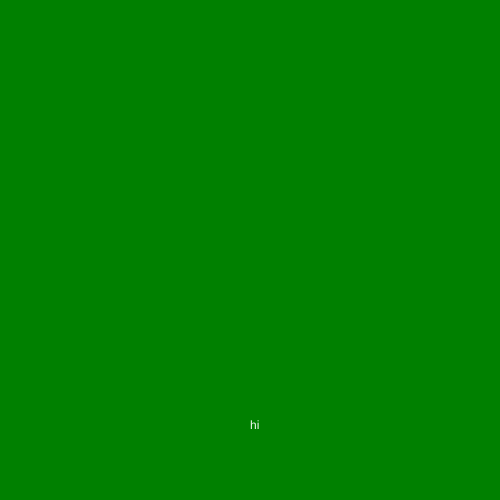
Frame 1 (no input)
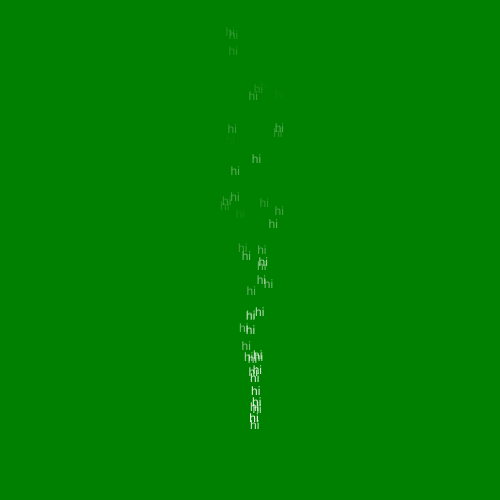
Frame 60 (no input)
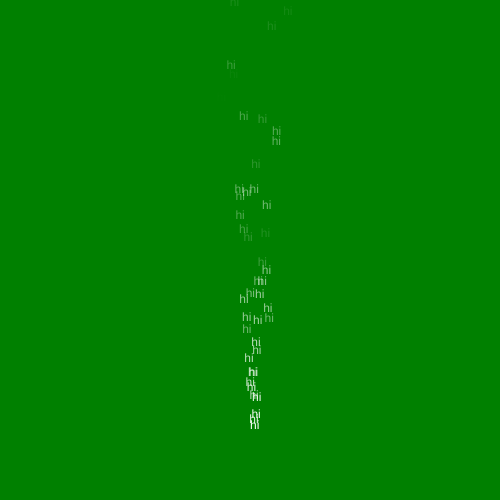
Frame 120 (the mouse pressed at the canvas centre since frame 60)

The p5.js sketch that drew these frames (run headless with seeded random() and noise() and a simulated clock; from frame 60 on, the mouse is pressed at the canvas centre):

// p5.js sketch
// ── sketch.js
let cars = [] ;

function setup() {
  createCanvas(500,500);

//  for (let i = 0; i < 20 ; i++){
  //  cars.push(new Car());
  //}
  noStroke();
}

function draw(){
  background('green');
  cars.push(new Car());
  for (let i = 0; i < cars.length ; i++){
    cars[i].display();
    cars[i].move();
    if (cars[i].a<= 0){
      cars.splice(i, 1);
    }
  }
}


class Car {

  constructor(){
    //attributes
    this.pos = createVector(width/2,height-80);
    this.vel = createVector(random(-.8,.8),random(-10,-5));
    this.r = 255 ;//random(255);
    this.g = 255 ;//random(255);
    this.b = 255 ;//random(255);
    this.a =random(200, 255);
}

  // methods

  display(){
    fill(this.r,this.g,this.b,this.a);
    //ellipse(this.pos.x, this.pos.y,20)
    text("hi",this.pos.x, this.pos.y,20);
  }

  move(){
    this.pos.add(this.vel);
    this.a = this.a - 5 ;
  }
}
